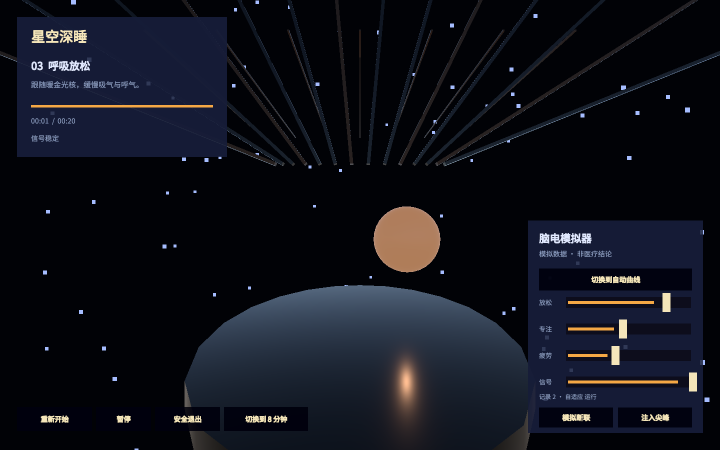
#> input picture Artifacts/03-Breathing.png, 1440 x 900 px, given as the content of the folder ../Artifacts/03-Breathing.png, which was not available (shown at 1/2 size)
$ python montage.py ../Artifacts/03-Breathing.png ../Artifacts/04-DeepHealing.png
#> lines starting #> are read from the running program, lines starting #| are printed output that depends on the picture; pictures that were not available may be replaced by others from this repository, and a replacement may not be noted
# 把 Artifacts 里的五张阶段截图拼成一行预览图。用法: python3 montage.py <截图目录> <输出png>
import glob
import os
import sys

from PIL import Image, ImageDraw

source, output = sys.argv[1], sys.argv[2]
files = sorted(glob.glob(os.path.join(source, "0[1-5]-*.png")))
width, height, header = 576, 360, 28
canvas = Image.new("RGB", (width * len(files), height + header), (8, 10, 20))
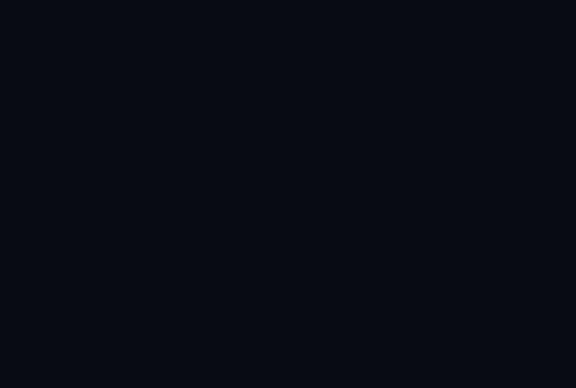
#> canvas: PIL image 576x388 RGB; mean R, G, B 8, 10, 20
draw = ImageDraw.Draw(canvas)
for index, path in enumerate(files):
    frame = Image.open(path).convert("RGB").resize((width, height), Image.LANCZOS)
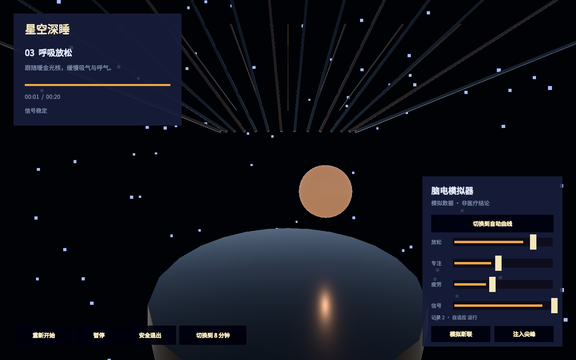
#> frame: PIL image 576x360 RGB; mean R, G, B 16.5, 18.4, 27
    canvas.paste(frame, (index * width, header))
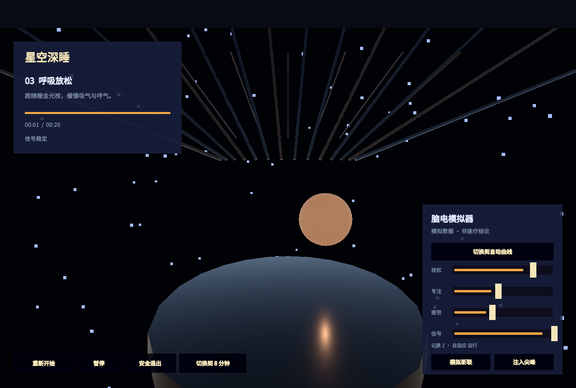
#> canvas: PIL image 576x388 RGB; mean R, G, B 15.9, 17.8, 26.5
    draw.text((index * width + 10, 8), os.path.basename(path)[:-4], fill=(230, 220, 190))
canvas.save(output)
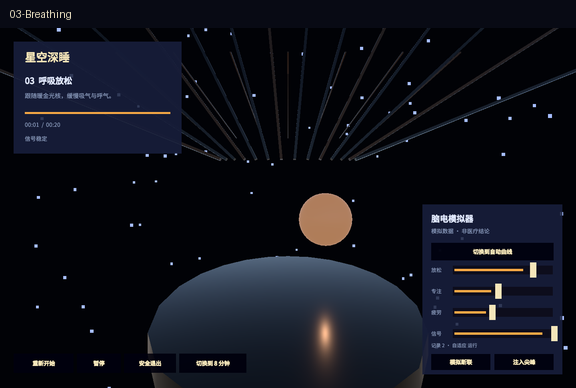
#> saved as 04-DeepHealing.png: PIL image 576x388 RGB; mean R, G, B 16, 17.9, 26.7
print(output)

$ run again, on Artifacts/04-DeepHealing.png
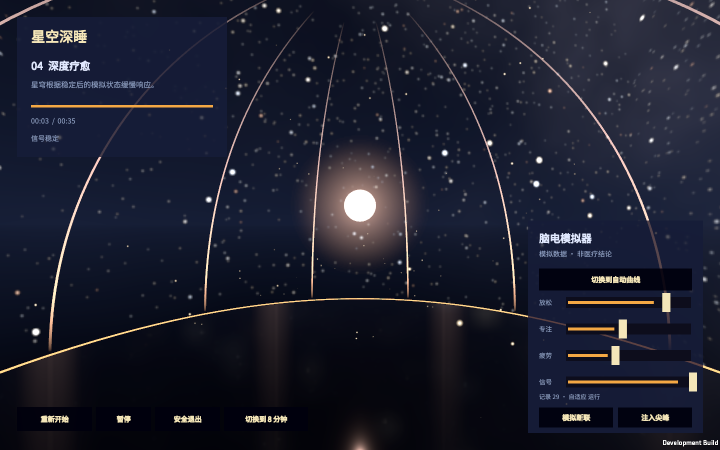
#> input picture Artifacts/04-DeepHealing.png, 1440 x 900 px, given as the content of the folder ../Artifacts/04-DeepHealing.png, which was not available (shown at 1/2 size)
#> `frame = Image.open(path).convert("RGB").resize((width, height), Image...`:
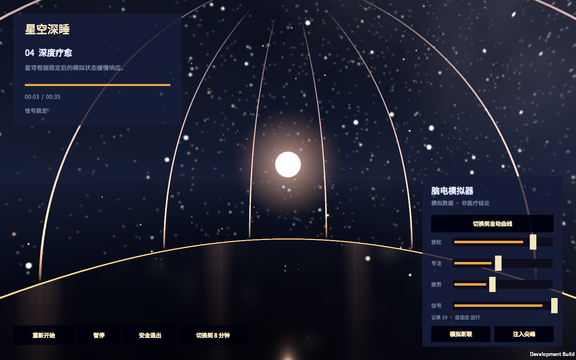
#> frame: PIL image 576x360 RGB; mean R, G, B 28.4, 30.6, 45.7
#> `canvas.save(output)`:
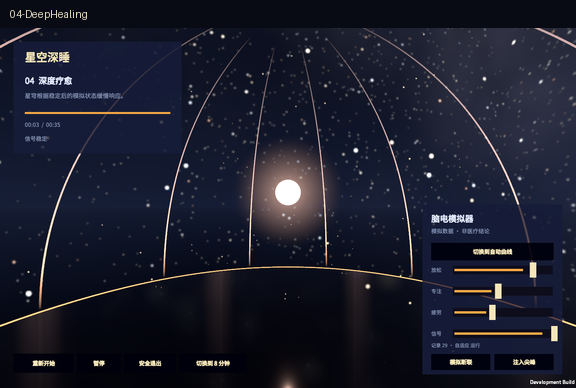
#> saved as 04-DeepHealing.png: PIL image 576x388 RGB; mean R, G, B 27.1, 29.3, 44
